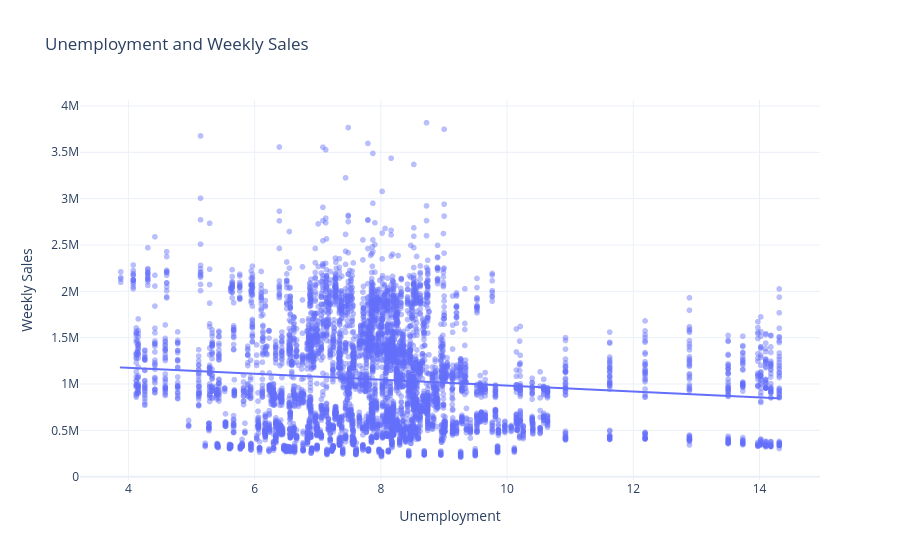

The code cell stored with this chart in its notebook:
### Code cell
# Figure 4 — Unemployment and weekly sales
fig = px.scatter(df, x="Unemployment", y="Weekly_Sales",
                 opacity=0.45, trendline="ols",
                 title="Unemployment and Weekly Sales",
                 labels={"Weekly_Sales":"Weekly Sales"})
fig.update_layout(template="plotly_white")
fig.show()

### Figure 1 — Plotly figure (JSON) as saved in the notebook; plotly's stock layout.template omitted (floating-point values rounded to 4 significant figures; data arrays with more than 128 entries replaced by an {"elided": "..."} marker saying what was removed)
{"data": [{"hovertemplate": "Unemployment=%{x}<br>Weekly Sales=%{y}<extra></extra>", "legendgroup": "", "marker": {"color": "#636efa", "opacity": 0.45, "symbol": "circle"}, "mode": "markers", "name": "", "showlegend": false, "type": "scattergl", "x": {"elided": "6435 float values"}, "xaxis": "x", "y": {"elided": "6435 float values"}, "yaxis": "y"}, {"hovertemplate": "<b>OLS trendline</b><br>Weekly_Sales = -31943.5 * Unemployment + 1.30249e+06<br>R<sup>2</sup>=0.011273<br><br>Unemployment=%{x}<br>Weekly Sales=%{y} <b>(trend)</b><extra></extra>", "legendgroup": "", "marker": {"color": "#636efa", "symbol": "circle"}, "mode": "lines", "name": "", "showlegend": false, "type": "scattergl", "x": {"elided": "6435 float values"}, "xaxis": "x", "y": {"elided": "6435 float values"}, "yaxis": "y"}], "layout": {"legend": {"tracegroupgap": 0}, "title": {"text": "Unemployment and Weekly Sales"}, "xaxis": {"anchor": "y", "domain": [0, 1], "title": {"text": "Unemployment"}}, "yaxis": {"anchor": "x", "domain": [0, 1], "title": {"text": "Weekly Sales"}}}}
